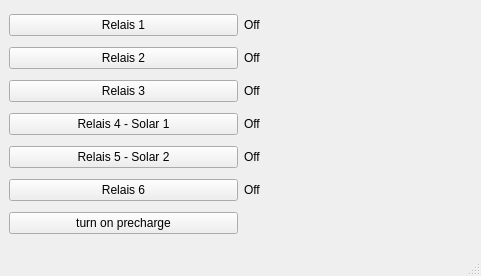
<?xml version="1.0" encoding="UTF-8"?>
<ui version="4.0">
 <class>MainWindow</class>
 <widget class="QMainWindow" name="MainWindow">
  <property name="geometry">
   <rect>
    <x>0</x>
    <y>0</y>
    <width>481</width>
    <height>276</height>
   </rect>
  </property>
  <property name="windowTitle">
   <string>GPIO-Switch</string>
  </property>
  <widget class="QWidget" name="centralwidget">
   <layout class="QGridLayout" name="gridLayout">
    <item row="0" column="0">
     <widget class="QPushButton" name="pushButton">
      <property name="text">
       <string>Relais 1</string>
      </property>
     </widget>
    </item>
    <item row="0" column="1">
     <widget class="QLabel" name="label">
      <property name="text">
       <string>Off</string>
      </property>
     </widget>
    </item>
    <item row="4" column="1">
     <widget class="QLabel" name="label_5">
      <property name="text">
       <string>Off</string>
      </property>
     </widget>
    </item>
    <item row="5" column="1">
     <widget class="QLabel" name="label_6">
      <property name="text">
       <string>Off</string>
      </property>
     </widget>
    </item>
    <item row="2" column="1">
     <widget class="QLabel" name="label_3">
      <property name="text">
       <string>Off</string>
      </property>
     </widget>
    </item>
    <item row="5" column="0">
     <widget class="QPushButton" name="pushButton_6">
      <property name="text">
       <string>Relais 6</string>
      </property>
     </widget>
    </item>
    <item row="1" column="1">
     <widget class="QLabel" name="label_2">
      <property name="text">
       <string>Off</string>
      </property>
     </widget>
    </item>
    <item row="3" column="0">
     <widget class="QPushButton" name="pushButton_4">
      <property name="text">
       <string>Relais 4 - Solar 1</string>
      </property>
     </widget>
    </item>
    <item row="2" column="0">
     <widget class="QPushButton" name="pushButton_3">
      <property name="text">
       <string>Relais 3</string>
      </property>
     </widget>
    </item>
    <item row="1" column="0">
     <widget class="QPushButton" name="pushButton_2">
      <property name="text">
       <string>Relais 2</string>
      </property>
     </widget>
    </item>
    <item row="4" column="0">
     <widget class="QPushButton" name="pushButton_5">
      <property name="text">
       <string>Relais 5 - Solar 2</string>
      </property>
     </widget>
    </item>
    <item row="3" column="1">
     <widget class="QLabel" name="label_4">
      <property name="text">
       <string>Off</string>
      </property>
     </widget>
    </item>
    <item row="6" column="0">
     <widget class="QPushButton" name="pushButtonTurnOnPrecharge">
      <property name="text">
       <string>turn on precharge</string>
      </property>
     </widget>
    </item>
   </layout>
  </widget>
  <widget class="QMenuBar" name="menubar">
   <property name="geometry">
    <rect>
     <x>0</x>
     <y>0</y>
     <width>481</width>
     <height>21</height>
    </rect>
   </property>
  </widget>
  <widget class="QStatusBar" name="statusbar"/>
 </widget>
 <resources/>
 <connections/>
</ui>
